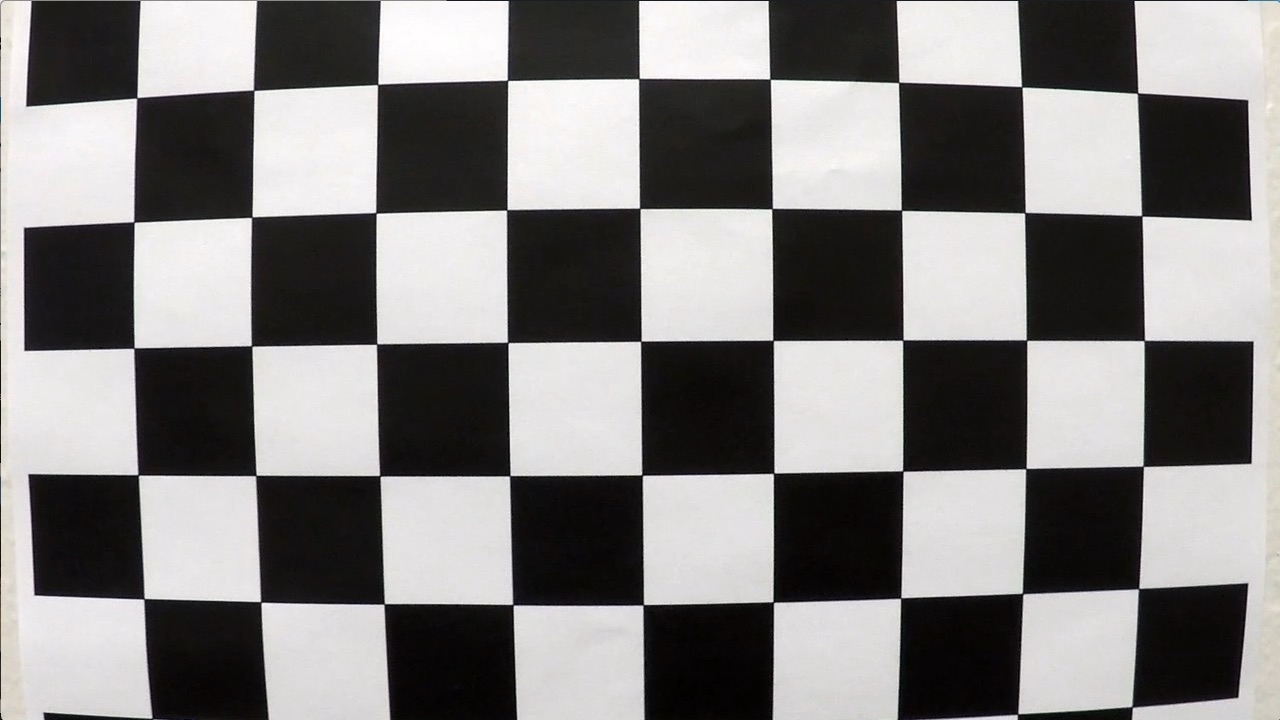
#> input picture camera_cal/calibration1.jpg, 1280 x 720 px; the run also reads 2 pictures not shown here
$ jupyter execute --allow-errors One_function_polyfit_Offset.ipynb   (shell and % lines are left out)   (older library calls are emulated)
#> lines starting #> are read from the running program, lines starting #| are printed output that depends on the picture; long printed decimals are rounded
[cell 1]
import numpy as np
import cv2
import matplotlib.pyplot as plt
import matplotlib.image as mpimg
import glob


img = mpimg.imread('camera_cal/calibration1.jpg')
#> img is the input picture: shape (720, 1280, 3); mean R, G, B 130.1, 128.4, 127.8
#> `ret, corners = cv2.findChessboardCorners(gray, (9,6), None)`: ret = False; corners = None
plt.imshow(img)
plt.show()

[cell 2]
cal_imgs = glob.glob('camera_cal/calibration*.jpg')
print('# of images used for camera calibration:', len(cal_imgs))
print('\nSamples of images used for calibration:')
"""
for image_path in cal_imgs[:3]:
    print(image_path)
    pic = mpimg.imread(image_path)
    plt.imshow(pic)
    plt.show()
"""

[cell 3]
# Storing the object points and image points for all the images from the image calibration list

objpoints = [] #3D points coordinates representing the true (i.e. undistorted) positions of chessboard corners
imgpoints = [] #2D points coordinates from the chessboard corners in an image

[cell 4]
# Prepare object points. Based on pictures we have a 9x6 chessboard (i.e. number of valid corners)
# Creating an array that will store the (x, y, z) values of each corner
# For example the value of the first corner will be (0, 0, 0)
# Note: since chessboard is flat, the z value of each corner coordinate will always be 0 here

# Creating an initial array with 9x6 = 54 lists each holding 3 values (i.e. x, y, and z values)
objp = np.zeros((9*6,3), np.float32)

# Right now all the lists values in objp are (0, 0, 0) so there are just placeholders.
# We will generate the right coordinate for each list value in objp
objp[:, :2] = np.mgrid[0:9,0:6].T.reshape(-1, 2) # overwrite x, y coordinates with new correct values for each point

[cell 5]
# Loop through all the images in the list of calibrating images
# Find the chessboard corners on each image
corners_9x6 = []
corners_not_found = []
counter = 0

#> (the rest of this cell did not finish here and is left out)

[cell 6]
# Reading a grayscale, distorted image, which we're going to use for final calibration
img = mpimg.imread('camera_cal/calibration2.jpg')
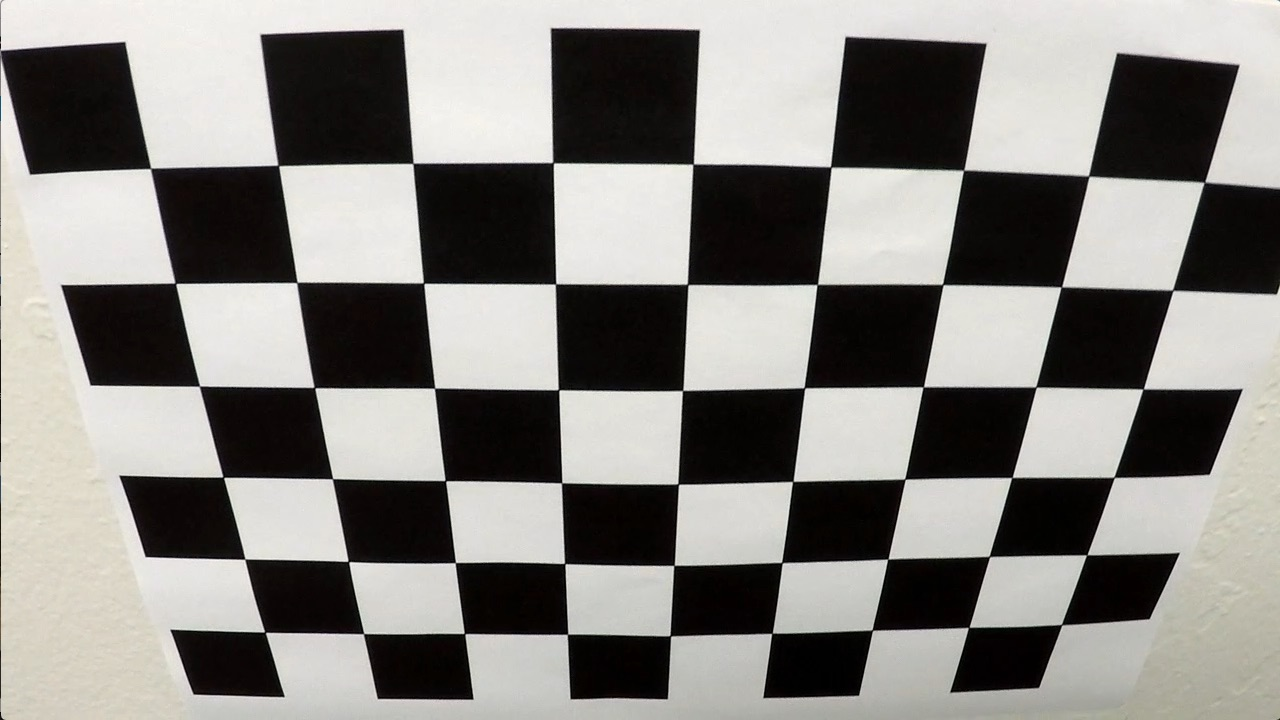
#> input picture camera_cal/calibration2.jpg, 1280 x 720 px
#> img is the input picture: shape (720, 1280, 3); mean R, G, B 134.4, 132.4, 128.5
gray = cv2.cvtColor(img, cv2.COLOR_RGB2GRAY)

#Calibrating the camera using a grayscale image
ret, mtx, dist, rvecs, tvecs = cv2.calibrateCamera(objpoints, imgpoints, gray.shape[::-1], None, None)
#> ret = 0.68; mtx = [[1143.7, 0, 681.7], [0, 1109.2, 367.7], [0, 0, 1]]; dist = [[-0.515, 2.99, -0.00876, 0.00937, 1.41]]; rvecs = ([0.451, -0.252, 0.0361],); tvecs = ([-2.31, -0.422, 19.12],)

def show_undst(image_path):
    # Undistorting an image
#> called with image_path = 'camera_cal/calibration2.jpg'
    img = mpimg.imread(image_path)
    # [6 lines of commented-out code are left out]
    dst = cv2.undistort(img, mtx, dist, None, mtx)

    #plt.imshow(dst)
    #plt.title('Undistorted Image')
    #plt.show()
    return [img, dst]

test = show_undst('camera_cal/calibration2.jpg')
#> test = 2 items

"""
plt.imshow(test[0])
plt.title('Distorted Image')
plt.show()

plt.imshow(test[1])
plt.title('Undistorted Image')
plt.show()
"""

[cell 7]
# Showing two images side by side to show the result of the undistortion
def show_undst_side(image_path):
#> called with image_path = 'camera_cal/calibration1.jpg'
    img = mpimg.imread(image_path)
    #gray = cv2.cvtColor(img, cv2.COLOR_RGB2GRAY)
    dst = cv2.undistort(img, mtx, dist, None, mtx)

    # Creating the figure to display the images
    fig = plt.figure()
    ax1 = fig.add_subplot(1,2,1)
    imgplot = plt.imshow(img)
    ax1.set_title('Distorted Image')

    ax2 = fig.add_subplot(1,2,2)
    imgplot = plt.imshow(dst)
    ax2.set_title('Undistorted Image')

show_undst_side('camera_cal/calibration1.jpg')
show_undst_side('camera_cal/calibration4.jpg')

[cell 8]
# Read one of the test images
reference = 'test_images/straight_lines2.jpg'
test = show_undst(reference)
img = mpimg.imread(reference)
img_width = img.shape[1]
img_height = img.shape[0]

print('road image is of shape ', img.shape)
#| road image is of shape  (720, 1280, 3)
plt.title('Image before reducing distortion')
plt.imshow(img)
plt.show()

plt.title('Image after reducing distortion')
plt.imshow(test[1])
plt.show()

[cell 9]
# xy coordinates of the points that represent a rectangle on a bird's eye view of the road
bt_l_x = 193  # x of bottom-left corner
bt_r_x = 1103  # x of bottom-right corner
top_l_x = bt_l_x+399  # x of top-left corner 399
top_r_x = bt_r_x-416  # x of top-right corner 416
bt_y = 716
top_y = 450

[cell 10]
#### Function to warp/unwarp perspective in an image
#### Returns a list with: warped image (i.e. bird's eye view), the warped image unwarped (i.e. perspective reapplied)
def warp(img):
    img_size = (img.shape[1], img.shape[0])

    # Coordinates of 4 points on image. These points form a rectangle when unwarped
    src = np.float32(
        [[top_r_x, top_y],
         [bt_r_x, bt_y],
         [bt_l_x, bt_y],
         [top_l_x, top_y]])

    # Coordinates of these 4 points when unwarped
    dst = np.float32(
        [[bt_r_x-150, 0],
         [bt_r_x-150, bt_y],
         [bt_l_x+150, bt_y],
         [bt_l_x+150, 0]])

    # Compute the perspective transform
    M = cv2.getPerspectiveTransform(src, dst)

    # Compute the inverse of perspective transform, by just swapping the dst and src parameters
    Minv = cv2.getPerspectiveTransform(dst, src)

    # Create warped image by using linear interpolation
    warped = cv2.warpPerspective(img, M, img_size, flags=cv2.INTER_LINEAR)
    reverted = cv2.warpPerspective(img, Minv, img_size, flags=cv2.INTER_LINEAR)


    return [warped, reverted]

[cell 11]
# Apply the warp function to our undistorted image
transformed_imgs = warp(test[1])
#> transformed_imgs = 2 items

# Make a copy of the warped image (we don't want to modify the original)
warped_img = transformed_imgs[0].copy()
warped_img_c = transformed_imgs[0].copy()
# Make a copy of the perspective image (we don't want to modify the original)
persp_img = test[1].copy()

[cell 12]
#### visual comparison of the original image (with perspective 'rectangle') and warped image (bird's eye view)
def compare_imgs(undistored_img, bird_view_img):

    f, (ax1, ax2) = plt.subplots(1,2, figsize=(20,10))

    ax1.set_title('Original image')
    # Draw a red polygon following the lane perspective
    pts = np.array([[bt_l_x,bt_y],[top_l_x,top_y],[top_r_x,top_y],[bt_r_x,bt_y]], np.int32)
    pts = pts.reshape((-1,1,2))
    cv2.polylines(undistored_img,[pts],True,(255,0,0),4)
    ax1.imshow(undistored_img)

    ax2.set_title('Warped image')
    # Draw a red polygon showing parallel lines
    real_pts = np.array([[bt_l_x+150,bt_y],[bt_l_x+150,0],[bt_r_x-150,0],[bt_r_x-150,bt_y]], np.int32)
    #real_pts = np.array([[bt_l_x+150,670],[bt_l_x+150,720],[bt_l_x+220,720],[bt_l_x+220,670]], np.int32)
    #real_pts = real_pts.reshape((-1,1,2))
    #cv2.polylines(bird_view_img,[real_pts],True,(0,0,255),4)
    cv2.line(bird_view_img, (bt_l_x+150,bt_y), (bt_l_x+150,0), (255, 0, 0), 10)
    cv2.line(bird_view_img, (bt_r_x-150,bt_y), (bt_r_x-150,0), (0, 0, 255), 10)
    ax2.imshow(bird_view_img)

[cell 13]
compare_imgs(persp_img, warped_img_c)

[cell 14]
# Revert warped img to original perspective
reverted_imgs = warp(warped_img_c)
#> reverted_imgs = 2 items
revert_back = reverted_imgs[1]
plt.imshow(revert_back)
plt.show()

[cell 15]
#### Visual comparison of warped images
def compare_three_imgs(w_img1, w_img2, w_img3):
    f, (ax1, ax2, ax3) = plt.subplots(1,3, figsize=(20,10))

    ax1.set_title('Original warped image')
    ax1.imshow(w_img1)

    ax2.set_title('Image copy with rectangle')
    ax2.imshow(w_img2)

    ax3.set_title('Copy of original warped image')
    ax3.imshow(w_img3)


#plt.imshow(warped_img)

[cell 16]
compare_three_imgs(transformed_imgs[0], warped_img_c, warped_img)

[cell 17]
def absolute_sobel(img, orient='x', thresh_min=20, thresh_max=100):
    # Convert image to grayscale
#> called with orient = 'x', thresh_min = 20, thresh_max = 100
    gray = cv2.cvtColor(warped_img, cv2.COLOR_RGB2GRAY)
    # Apply cv2.Sobel()
    if orient == 'x':
        sobel = cv2.Sobel(gray, cv2.CV_64F, 1, 0)
    elif orient == 'y':
        sobel = cv2.Sobel(gray, cv2.CV_64F, 0, 1)
    # Take the absolute value of the output from cv2.Sobel()
    abs_sobel = np.absolute(sobel)
    # Scale the result to an 8-bit range (0-255)
    scaled_sobel = np.uint8(255*abs_sobel/np.max(abs_sobel))

    return scaled_sobel

[cell 18]
#### Converting an image to HLS color space, because Hue is helpful to catch yellow lanes
#### while Lightness and Saturation are helpful to find both lanes
def apply_hls(img):
    hls = cv2.cvtColor(img, cv2.COLOR_RGB2HLS)
    hue_img = hls[:,:,0]
    light_img = hls[:,:,1]
    sat_img = hls[:,:,2]

    return (hue_img, light_img, sat_img)

[cell 19]
#### Converting an image to a binary showing only the pixels whose value was within a threshold
def to_binary(img, thresh_min, thresh_max):
    binary = np.zeros_like(img)
    binary[(img >= thresh_min) & (img <= thresh_max)] = 1
    # Create binary_output
    return binary

[cell 20]
#### Take an image and apply to it all the filters (sobel and HLS)
def apply_filters(img):
    sb = absolute_sobel(img)
    sb_binary = to_binary(sb, 20, 100)

    hue, light, sat = apply_hls(img)
    hue_binary = to_binary(hue, 17, 50)
    light_binary =  to_binary(light, 190, 255)
    sat_binary = to_binary(sat, 100, 255)

    return(sb, sb_binary, hue, hue_binary, light, light_binary, sat, sat_binary)

[cell 21]
sobel, sobel_binary, H, H_binary, L, L_binary, S, S_binary = apply_filters(warped_img)

[cell 22]
#### Visual comparison of images
def compare_two_imgs(w_img1, w_img2, title_1, title_2):
    f, (ax1, ax2) = plt.subplots(1,2, figsize=(20,10))

    ax1.set_title(title_1)
    ax1.imshow(w_img1, cmap = 'gray')

    ax2.set_title(title_2)
    ax2.imshow(w_img2, cmap = 'gray')

[cell 23]
compare_two_imgs(sobel, sobel_binary, "Sobel Image", "Sobel Binary")
compare_two_imgs(H, H_binary, "Hue Image", "Hue Binary")
compare_two_imgs(L, L_binary, "Lightness Image", "Lightness Binary")
compare_two_imgs(S, S_binary, "Saturation Image", "Saturation Binary")

[cell 24]
#### Combine the binary results to get the pixels that are good candidates
#### to draw lane lines
def show_lines(sb_bin, hue_bin, light_bin, sat_bin):
    binary = np.zeros_like(sb_bin)
    binary[(sb_bin == 1) | (hue_bin == 1) | (light_bin == 1) | (sat_bin == 1)] = 1
    # Create binary_output
    return binary

[cell 25]
#### Combine the binary results to get the pixels that are good candidates
#### to draw lane lines
def show_lines2(sb_bin, hue_bin, light_bin, sat_bin):
    binary = np.zeros_like(sb_bin)
    binary[(((sb_bin == 1) | (hue_bin == 1)) & ((light_bin == 1) | (sat_bin == 1))) | (((sb_bin == 1) | (light_bin == 1)) & ((hue_bin == 1) | (sat_bin == 1)))] = 1
    # Create binary_output
    return binary

[cell 26]
final = show_lines(sobel_binary, H_binary, L_binary, S_binary)
final2 = show_lines2(sobel_binary, H_binary, L_binary, S_binary)
binary_warped = final2.copy()

[cell 27]
plt.imshow(final, cmap = 'gray')
plt.show()

plt.imshow(binary_warped, cmap = 'gray')
plt.show()

[cell 28]
# Assuming you have created a warped binary image called "binary_warped"
# Take a histogram of the bottom half of the image
histogram = np.sum(binary_warped[int(binary_warped.shape[0]/2):,:], axis=0)
#> histogram = 1280 values, max 343 at index 950, min 0 at index 0, mean 7.03

[cell 29]
# Create an output image to draw on and  visualize the result
out_img = np.dstack((binary_warped, binary_warped, binary_warped))*255
# Find the peak of the left and right halves of the histogram
# These will be the starting point for the left and right lines
midpoint = np.int(histogram.shape[0]/2)
leftx_base = np.argmax(histogram[:midpoint])
#> leftx_base = 368
rightx_base = np.argmax(histogram[midpoint:]) + midpoint
#> rightx_base = 950

# Choose the number of sliding windows
nwindows = 9
# Set height of windows
window_height = np.int(binary_warped.shape[0]/nwindows)
# Identify the x and y positions of all nonzero pixels in the image
nonzero = binary_warped.nonzero()
#> nonzero = 13959 positions, rows 0 to 714, columns 249 to 1260
nonzeroy = np.array(nonzero[0])
#> nonzeroy = 13959 values from 0 to 714
nonzerox = np.array(nonzero[1])
#> nonzerox = 13959 values, max 1260 at index 12821, min 249 at index 13936, mean 818.9
# Current positions to be updated for each window
leftx_current = leftx_base
#> leftx_current = 368
rightx_current = rightx_base
#> rightx_current = 950
# Set the width of the windows +/- margin
margin = 100
# Set minimum number of pixels found to recenter window
minpix = 50
# Create empty lists to receive left and right lane pixel indices
left_lane_inds = []
right_lane_inds = []

# Step through the windows one by one
for window in range(nwindows):
    # Identify window boundaries in x and y (and right and left)
    win_y_low = binary_warped.shape[0] - (window+1)*window_height
    win_y_high = binary_warped.shape[0] - window*window_height
    win_xleft_low = leftx_current - margin
    win_xleft_high = leftx_current + margin
    win_xright_low = rightx_current - margin
    win_xright_high = rightx_current + margin
    # Draw the windows on the visualization image
    cv2.rectangle(out_img,(win_xleft_low,win_y_low),(win_xleft_high,win_y_high),(0,255,0), 2)
    cv2.rectangle(out_img,(win_xright_low,win_y_low),(win_xright_high,win_y_high),(0,255,0), 2)
    # Identify the nonzero pixels in x and y within the window
    good_left_inds = ((nonzeroy >= win_y_low) & (nonzeroy < win_y_high) & (nonzerox >= win_xleft_low) & (nonzerox < win_xleft_high)).nonzero()[0]
    good_right_inds = ((nonzeroy >= win_y_low) & (nonzeroy < win_y_high) & (nonzerox >= win_xright_low) & (nonzerox < win_xright_high)).nonzero()[0]
    # Append these indices to the lists
    left_lane_inds.append(good_left_inds)
    right_lane_inds.append(good_right_inds)
    # If you found > minpix pixels, recenter next window on their mean position
    if len(good_left_inds) > minpix:
        leftx_current = np.int(np.mean(nonzerox[good_left_inds]))
    if len(good_right_inds) > minpix:
        rightx_current = np.int(np.mean(nonzerox[good_right_inds]))
#> this loop made 9 passes
#> (win_xleft_low, win_xleft_high, win_xright_low, win_xright_high, leftx_current, rightx_current) on passes 1, 2, 4, 5: (268, 468, 850, 1050, 363, 949), (263, 463, 849, 1049, 362, 948), (262, 462, 852, 1052, 364, 953), (264, 464, 853, 1053, 363, 957)
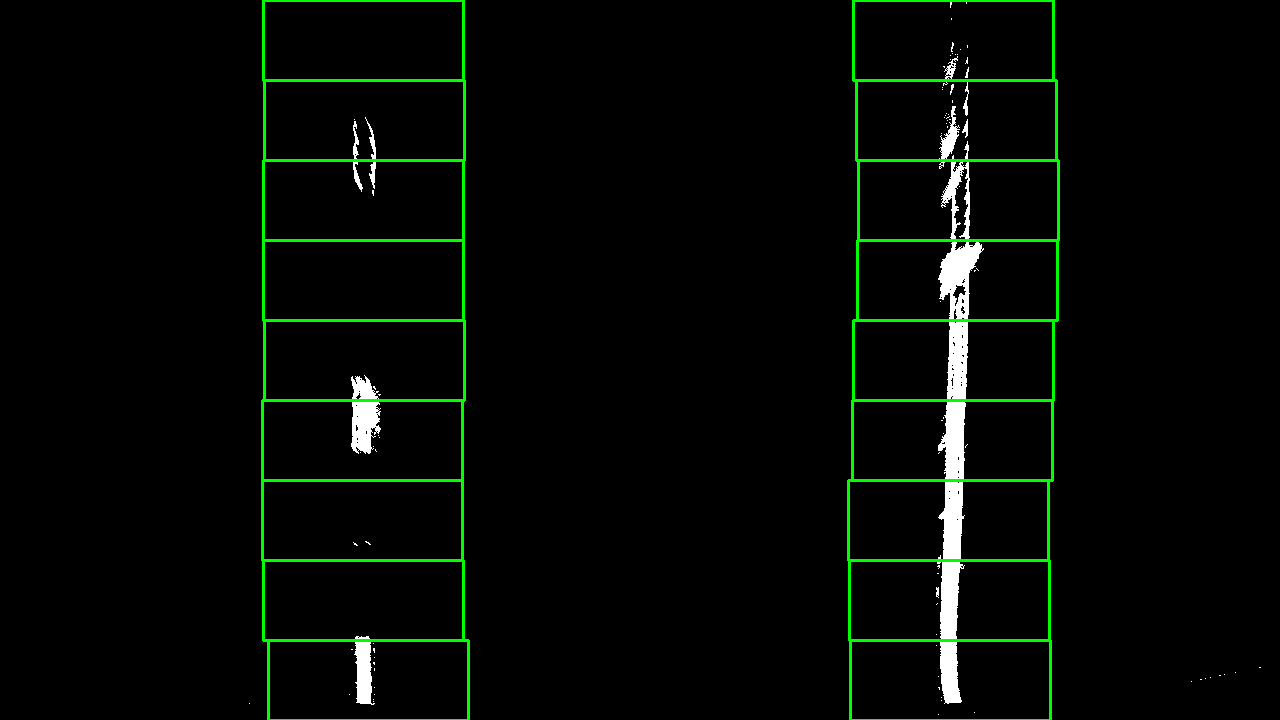
#> out_img: shape (720, 1280, 3); mean of channels 0, 1, 2 3.7, 9.1, 3.7; drawn as R, G, B
#> after the loop, left_lane_inds = 9 items; right_lane_inds = 9 items

# Concatenate the arrays of indices
left_lane_inds = np.concatenate(left_lane_inds)
#> left_lane_inds = 3199 values, max 13956 at index 967, min 366 at index 2946, mean 7879
right_lane_inds = np.concatenate(right_lane_inds)
#> right_lane_inds = 10748 values, max 13958 at index 1064, min 0 at index 10541, mean 6704.2

# Extract left and right line pixel positions
leftx = nonzerox[left_lane_inds]
#> leftx = 3199 values, max 380 at index 1269, min 349 at index 819, mean 363.8
lefty = nonzeroy[left_lane_inds]
#> lefty = 3199 values, max 704 at index 965, min 117 at index 2946, mean 456.9
rightx = nonzerox[right_lane_inds]
#> rightx = 10748 values, max 983 at index 7157, min 936 at index 83, mean 954
righty = nonzeroy[right_lane_inds]
#> righty = 10748 values, max 714 at index 1064, min 0 at index 10541, mean 406.3

# Fit a second order polynomial to each
left_fit = np.polyfit(lefty, leftx, 2)
#> left_fit = [-1.37e-06, -3.15e-05, 364.1]
right_fit = np.polyfit(righty, rightx, 2)
#> right_fit = [-5.18e-05, 0.025, 953.9]

[cell 30]
# Generate x and y values for plotting
ploty = np.linspace(0, binary_warped.shape[0]-1, binary_warped.shape[0] )
left_fitx = left_fit[0]*ploty**2 + left_fit[1]*ploty + left_fit[2]
#> left_fitx = 720 values, max 364.1 at index 0, min 363.4 at index 719, mean 363.8
right_fitx = right_fit[0]*ploty**2 + right_fit[1]*ploty + right_fit[2]
#> right_fitx = 720 values, max 956.9 at index 241, min 945 at index 719, mean 953.9

out_img[nonzeroy[left_lane_inds], nonzerox[left_lane_inds]] = [255, 0, 0]
out_img[nonzeroy[right_lane_inds], nonzerox[right_lane_inds]] = [0, 0, 255]
plt.imshow(out_img)
plt.plot(left_fitx, ploty, color='yellow')
plt.plot(right_fitx, ploty, color='yellow')
plt.xlim(0, 1280)
plt.ylim(720, 0)
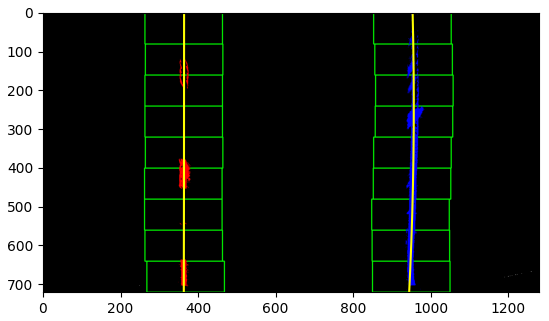
#> figure drawn by matplotlib, 1 panel

[cell 31]
# Calculating radius of curvature

# The y values on image increase from top of image to bottom
# so the y value at the bottom is equal to the number of lines in the image: image.shape[0]
# We can evaluate the radius of curvature of left and right lanes at any line of the image
# I'll choose the maximum y-value, corresponding to the bottom of the image
#y_eval = np.max(ploty)
y_eval = binary_warped.shape[0]
left_curverad = ((1 + (2*left_fit[0]*y_eval + left_fit[1])**2)**1.5) / np.absolute(2*left_fit[0])
#> left_curverad = 365370.2
right_curverad = ((1 + (2*right_fit[0]*y_eval + right_fit[1])**2)**1.5) / np.absolute(2*right_fit[0])
#> right_curverad = 9683.9
print(left_curverad, right_curverad)
#| 365370.186 9683.916
# Example values: 1926.74 1908.48

[cell 32]
# Define conversions in x and y from pixels space to meters
ym_per_pix = 30/720 # meters per pixel in y dimension
xm_per_pix = 3.7/610 # meters per pixel in x dimension 3.7/700

# Fit new polynomials to x,y in world space
#left_fit_cr = np.polyfit(ploty*ym_per_pix, leftx*xm_per_pix, 2)
#right_fit_cr = np.polyfit(ploty*ym_per_pix, rightx*xm_per_pix, 2)
left_fit_cr = np.polyfit(lefty*ym_per_pix, leftx*xm_per_pix, 2)
#> left_fit_cr = [-4.78e-06, -4.58e-06, 2.21]
right_fit_cr = np.polyfit(righty*ym_per_pix, rightx*xm_per_pix, 2)
#> right_fit_cr = [-0.000181, 0.00364, 5.79]

# Calculate the new radii of curvature
left_curverad = ((1 + (2*left_fit_cr[0]*y_eval*ym_per_pix + left_fit_cr[1])**2)**1.5) / np.absolute(2*left_fit_cr[0])
#> left_curverad = 104577
right_curverad = ((1 + (2*right_fit_cr[0]*y_eval*ym_per_pix + right_fit_cr[1])**2)**1.5) / np.absolute(2*right_fit_cr[0])
#> right_curverad = 2761.8
# Now our radius of curvature is in meters
print(left_curverad, 'm', right_curverad, 'm')
#| 104577.000 m 2761.775 m
# Example values: 632.1 m    626.2 m

[cell 33]
# calculating offset
# we want the x position of each line at the bottom of the image: binary_warped.shape[0]
ploty = binary_warped.shape[0]
bottom_left_x = left_fit[0]*ploty**2 + left_fit[1]*ploty + left_fit[2]
#> bottom_left_x = 363.4
bottom_right_x = right_fit[0]*ploty**2 + right_fit[1]*ploty + right_fit[2]
#> bottom_right_x = 945

center_of_lane = int((bottom_right_x - bottom_left_x)/2 + bottom_left_x)
#> center_of_lane = 654
center_of_img = binary_warped.shape[1]/2

print(bottom_right_x-bottom_left_x)
#| 581.634
print(center_of_lane)
#| 654
print(center_of_img)
#| 640.0

lane_deviation_mtr = (center_of_lane - center_of_img) * xm_per_pix
#> lane_deviation_mtr = 0.0849
print(lane_deviation_mtr)
#| 0.08492
